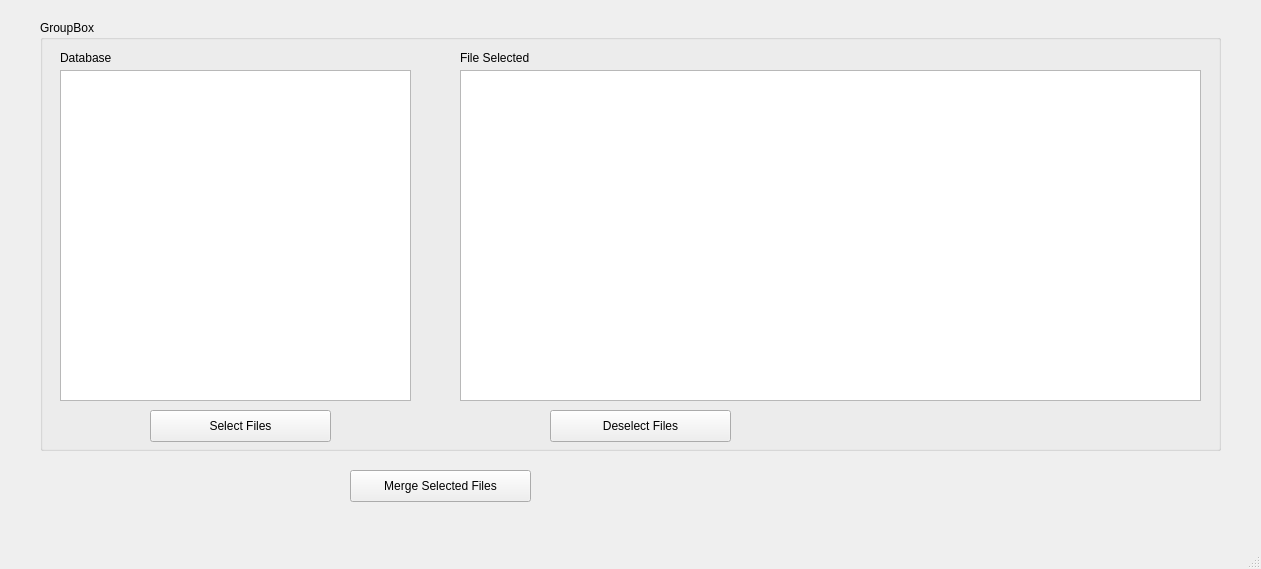
<?xml version="1.0" encoding="UTF-8"?>
<ui version="4.0">
 <class>mainWindow</class>
 <widget class="QMainWindow" name="mainWindow">
  <property name="geometry">
   <rect>
    <x>0</x>
    <y>0</y>
    <width>1261</width>
    <height>569</height>
   </rect>
  </property>
  <property name="windowTitle">
   <string>MainWindow</string>
  </property>
  <widget class="QWidget" name="centralwidget">
   <widget class="QGroupBox" name="groupBox">
    <property name="geometry">
     <rect>
      <x>40</x>
      <y>20</y>
      <width>1181</width>
      <height>431</height>
     </rect>
    </property>
    <property name="title">
     <string>GroupBox</string>
    </property>
    <widget class="QTableView" name="fna_files_selected_table">
     <property name="geometry">
      <rect>
       <x>420</x>
       <y>50</y>
       <width>741</width>
       <height>331</height>
      </rect>
     </property>
    </widget>
    <widget class="QLabel" name="label">
     <property name="geometry">
      <rect>
       <x>20</x>
       <y>30</y>
       <width>60</width>
       <height>16</height>
      </rect>
     </property>
     <property name="text">
      <string>Database</string>
     </property>
    </widget>
    <widget class="QLabel" name="label_2">
     <property name="geometry">
      <rect>
       <x>420</x>
       <y>30</y>
       <width>81</width>
       <height>16</height>
      </rect>
     </property>
     <property name="text">
      <string>File Selected</string>
     </property>
    </widget>
    <widget class="QPushButton" name="select_button">
     <property name="geometry">
      <rect>
       <x>110</x>
       <y>390</y>
       <width>181</width>
       <height>32</height>
      </rect>
     </property>
     <property name="text">
      <string>Select Files</string>
     </property>
    </widget>
    <widget class="QPushButton" name="deselect_button">
     <property name="geometry">
      <rect>
       <x>510</x>
       <y>390</y>
       <width>181</width>
       <height>32</height>
      </rect>
     </property>
     <property name="text">
      <string>Deselect Files</string>
     </property>
    </widget>
    <widget class="QTableView" name="fna_files_unselected_table">
     <property name="geometry">
      <rect>
       <x>20</x>
       <y>50</y>
       <width>351</width>
       <height>331</height>
      </rect>
     </property>
    </widget>
   </widget>
   <widget class="QPushButton" name="merge_button">
    <property name="geometry">
     <rect>
      <x>350</x>
      <y>470</y>
      <width>181</width>
      <height>32</height>
     </rect>
    </property>
    <property name="text">
     <string>Merge Selected Files</string>
    </property>
   </widget>
  </widget>
  <widget class="QMenuBar" name="menubar">
   <property name="geometry">
    <rect>
     <x>0</x>
     <y>0</y>
     <width>1261</width>
     <height>24</height>
    </rect>
   </property>
  </widget>
  <widget class="QStatusBar" name="statusbar"/>
 </widget>
 <resources/>
 <connections/>
</ui>
